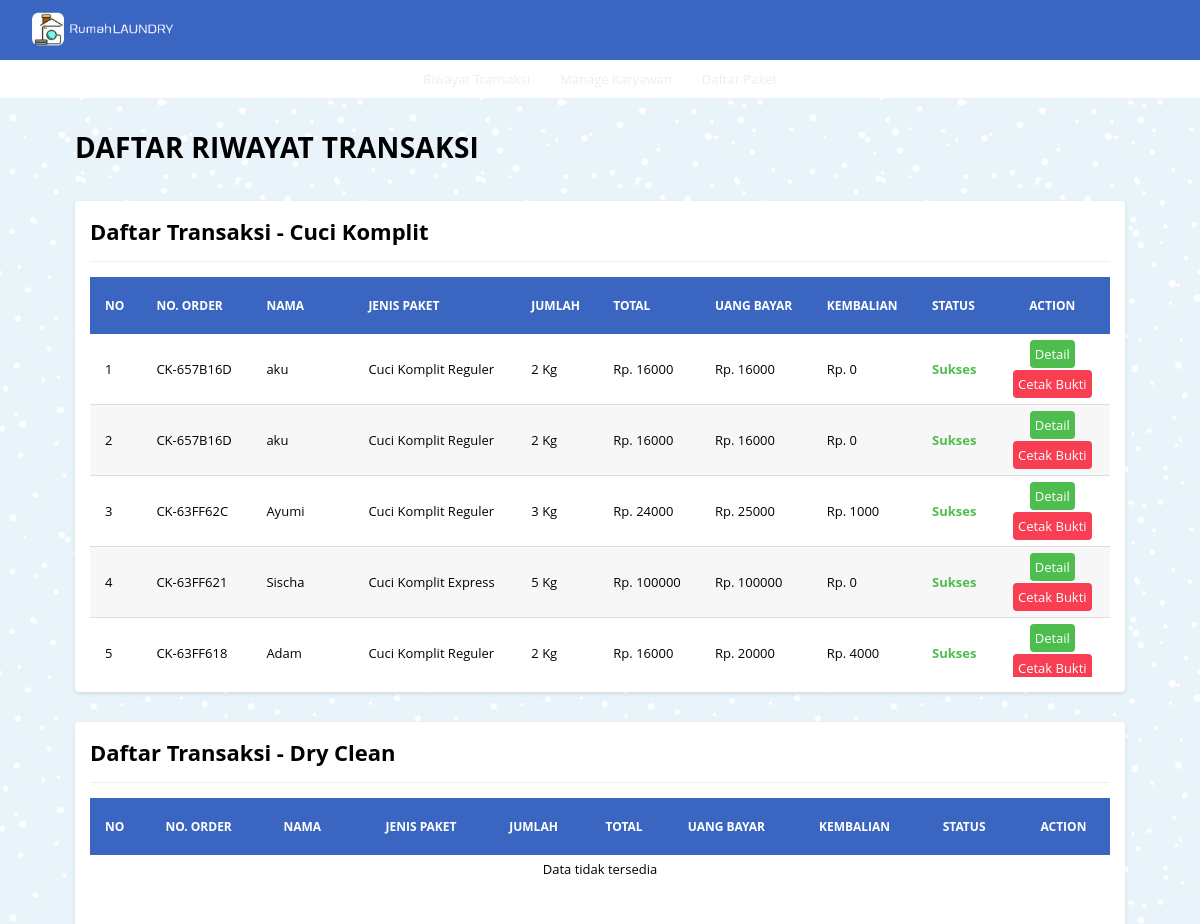
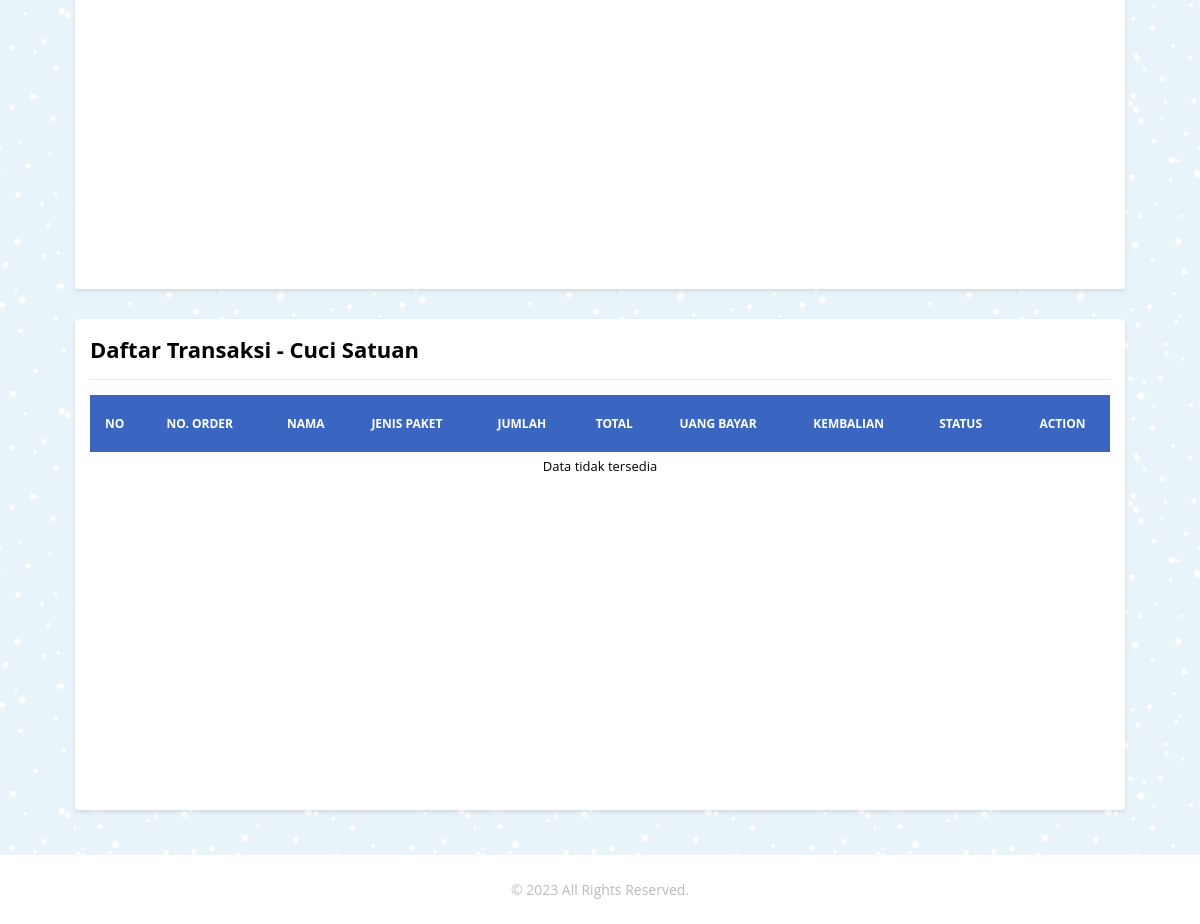
/riwayat_transaksi/riwayat.php, run on the app's committed database (2 pictures, top to bottom).
### tables this page shows
CREATE TABLE `tb_riwayat_ck` (
  `id_ck` int(11) NOT NULL,
  `or_number` varchar(20) NOT NULL,
  `pelanggan` varchar(100) NOT NULL,
  `no_telp` char(15) NOT NULL,
  `alamat` text NOT NULL,
  `j_paket` varchar(50) NOT NULL,
  `wkt_kerja` varchar(20) NOT NULL,
  `berat` int(5) NOT NULL,
  `h_perkilo` int(11) NOT NULL,
  `tgl_msk` varchar(40) NOT NULL,
  `tgl_klr` varchar(40) NOT NULL,
  `total` int(11) NOT NULL,
  `nominal_byr` int(11) NOT NULL,
  `kembalian` int(11) NOT NULL,
  `status` varchar(20) NOT NULL,
  `keterangan` text NOT NULL
);

### _functions.php (called while the page is built, shortened)
<?php
$host	= 'localhost';
$user = 'root';
$pass	= '';
$db	= 'laundry_app';
$koneksi = mysqli_connect($host,$user,$pass,$db);
function query($query){
	global $koneksi;
	$result = mysqli_query($koneksi, $query);
	$rows = [];
	while ($row = mysqli_fetch_assoc($result)) {
		$rows[] = $row;
	}
	return $rows;
}
function url($url = null){
	$url_utama = "http://localhost/rumah_laundry";
	if ($url != null) {
		return $url_utama . '/' . $url;
	}else{
		return $url_utama;
	}
}

### riwayat_transaksi/riwayat_ck/riwayat_ck.php (the view)
<div class="card">
   <div class="card-title card-flex">
      <div class="card-col">
         <h2>Daftar Transaksi - Cuci Komplit</h2>
      </div>
   </div>
   <div class="card-body">
      <div class="tabel-kontainer">
         <table class="tabel-transaksi">
            <thead>
               <tr>
                  <th class="sticky">No</th>
                  <th class="sticky">No. Order</th>
                  <th class="sticky" width="10%">Nama</th>
                  <th class="sticky">Jenis Paket</th>
                  <th class="sticky">Jumlah</th>
                  <th class="sticky">Total</th>
                  <th class="sticky">Uang Bayar</th>
                  <th class="sticky">Kembalian</th>
                  <th class="sticky">Status</th>
                  <th class="sticky" style="text-align: center">Action</th>
               </tr>
            </thead>
            <tbody>
               <?php if (!empty($query_ck)) : ?>
                  <?php $i = 1; ?>
                  <?php foreach($query_ck as $data_ck) : ?>
                     <tr>
                        <td><?=$i?></td>
                        <td><?=$data_ck['or_number']?></td>
                        <td style="max-width: 150px; overflow:hidden;"><?=$data_ck['pelanggan']?></td>
                        <td><?=$data_ck['j_paket']?></td>
                        <td><?=$data_ck['berat'] . " Kg"?></td>
                        <td><?="Rp. " . $data_ck['total']?></td>
                        <td><?="Rp. " . $data_ck['nominal_byr']?></td>
                        <td><?="Rp. " . $data_ck['kembalian']?></td>
                        <td><span class="success"><?=$data_ck['status']?></span></td>
                        <td align="center">
                           <a href="<?=url('riwayat_transaksi/riwayat_ck/detail_ck.php')?>?id_ck=<?=$data_ck['id_ck']?>" class="btn btn-edit">Detail</a><br/>
                           <a href="<?=url('riwayat_transaksi/riwayat_ck/cetak_info.php')?>?id_ck=<?=$data_ck['id_ck']?>" class="btn btn-hapus">Cetak Bukti</a>
                        </td>
                     </tr>
                     <?php $i++?>
                  <?php endforeach ?>
                  <?php else : ?>
                     <tr>
                        <td colspan="10" class="txt-center">Data tidak tersedia</td>
                     </tr>
               <?php endif?>
            </tbody>
         </table>
      </div>
   </div>
</div>

### _assets/css/style.css (style rules this page uses)
* { margin: 0; padding: 0; box-sizing: border-box; }
html,body { width: 100%; max-width: 100%; position: relative; font-family: 'Open sans', sans-serif; display: flex; flex-direction: column; background-image: url(../img/blue-snow.png); overflow-x: hidden; }
.success { font-weight: bold; color:#4dbd4d; }
h2 { font-size: 22px; }
.card { background-color: #fff; margin: 15px; padding: 15px; border-radius: 4px; box-shadow: 0 2px 4px rgba(0,0,0,0.10); }
.card-body { position: relative; }
.card-title { padding-bottom: 15px; margin-bottom: 15px; border-bottom: 1px solid #eeeeee; }
.card-flex { display: flex; flex-direction: row; align-items: center; justify-content: space-between; }
.card-col { flex: 1; }
.tabel-kontainer { display: block; width: 100%; height: 400px; position: relative; overflow-x: auto; overflow-y: auto; }
.tabel-transaksi { border: 0; border-collapse: collapse; width: 100%; }
.tabel-transaksi thead { color: #ffffff; }
.tabel-transaksi thead th { text-transform: uppercase; font-size: 12px; text-align: left; padding: 20px 15px; background-color: #3a66c1; }
.sticky { position: sticky; top: 0; }
.tabel-transaksi tbody tr { border-bottom: 1px solid #dddddd; }
.tabel-transaksi tbody tr:nth-child(even) { background-color: #f7f7f7; }
.tabel-transaksi tbody tr:last-child { border-bottom: 0; }
.tabel-transaksi tbody tr td { padding: 5px 15px; font-size: 13px; }
.btn { display: inline-block; text-decoration: none; padding: 5px; margin: 1px; border-radius: 4px; }
.btn-edit { background-color: #4dbd4d; color: #ffffff; }
.btn-hapus { background-color: #f73e53; color: #ffffff; }

### data on the page
tb_riwayat_ck: or_number "CK-657B16D", pelanggan "aku", j_paket "Cuci Komplit Reguler", berat "2", total "16000", nominal_byr "16000", kembalian "0", status "Sukses"
tb_riwayat_ck: or_number "CK-657B16D", pelanggan "aku", j_paket "Cuci Komplit Reguler", berat "2", total "16000", nominal_byr "16000", kembalian "0", status "Sukses"
tb_riwayat_ck: or_number "CK-63FF62C", pelanggan "Ayumi", j_paket "Cuci Komplit Reguler", berat "3", total "24000", nominal_byr "25000", kembalian "1000", status "Sukses"
tb_riwayat_ck: or_number "CK-63FF621", pelanggan "Sischa", j_paket "Cuci Komplit Express", berat "5", total "100000", nominal_byr "100000", kembalian "0", status "Sukses"
tb_riwayat_ck: or_number "CK-63FF618", pelanggan "Adam", j_paket "Cuci Komplit Reguler", berat "2", total "16000", nominal_byr "20000", kembalian "4000", status "Sukses"
